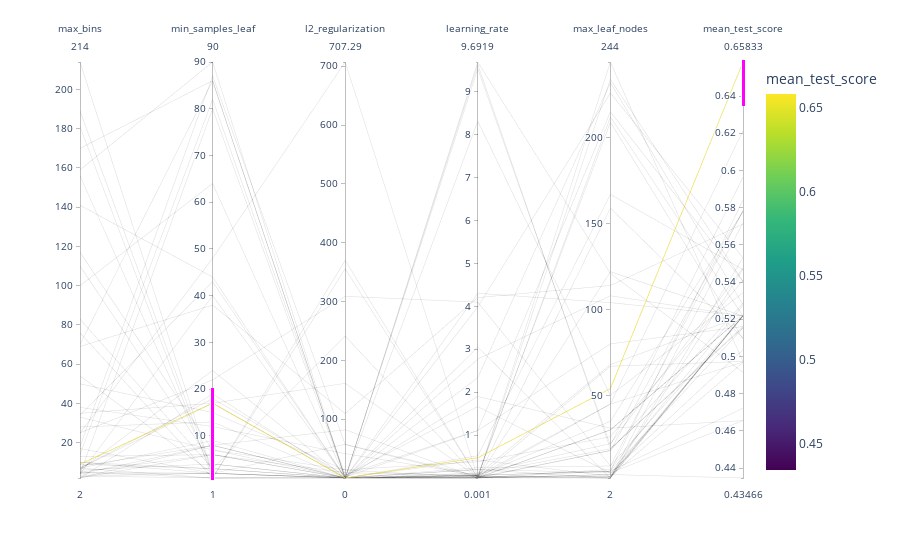

Notebook cell for this chart:
### Code cell
import numpy as np
import plotly.express as px

pd.DataFrame.iteritems = pd.DataFrame.items

fig = px.parallel_coordinates(
    cv_results.rename(shorten_param, axis=1).apply(
        {
            "max_bins": lambda x: x,
            "min_samples_leaf": lambda x: x,
            "l2_regularization": lambda x: x,
            "learning_rate": lambda x: x,
            "max_leaf_nodes": lambda x: x,
            "mean_test_score": lambda x: x
        }
    ),
    color="mean_test_score",
    color_continuous_scale=px.colors.sequential.Viridis,
)
fig.show()
